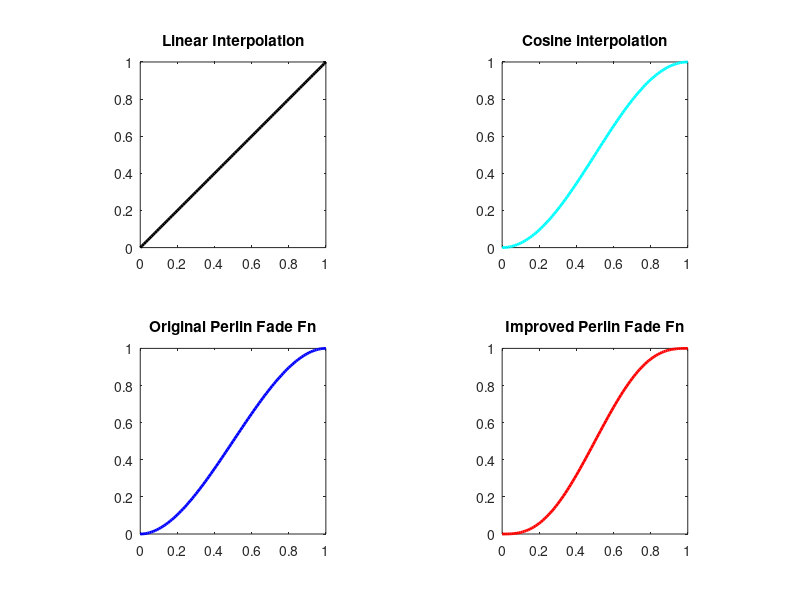
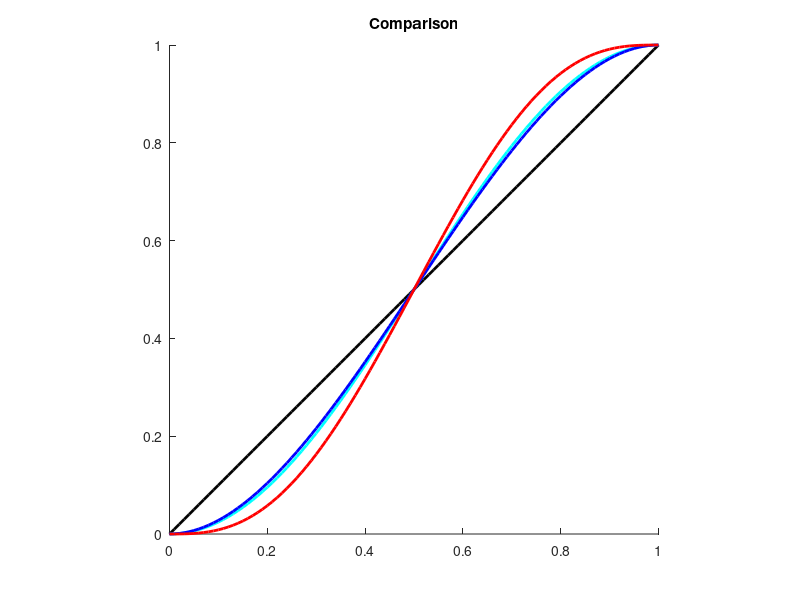

Write MATLAB code to recreate these figures, in order.
x = 0:0.01:1;

y_linearIntepr = x;

y_cosineInterp = (1 - cos(x.*pi)) * 0.5;
% 3x2-2x3 (0<x<1)
y_perlinFadeOriginal = (3 * x.^2) -  (2 * x.^3);
% 6t5-15t4+10t3
y_perlinFadeImproved = (6 * x.^5) -  (15 * x.^4) +  (10 * x.^3);


%figure;
%plot(x, y_perlinFadeOriginal, 'r', 'linewidth', 3); title('Perlin Fade Function'); axis square;


figure;
subplot(2,2,1); plot(x, y_linearIntepr, 'k', 'linewidth', 2); title('Linear Interpolation'); axis square;
subplot(2,2,2); plot(x, y_cosineInterp, 'c', 'linewidth', 2); title('Cosine interpolation'); axis square;
subplot(2,2,3); plot(x, y_perlinFadeOriginal, 'b', 'linewidth', 2); title('Original Perlin Fade Fn'); axis square;
subplot(2,2,4); plot(x, y_perlinFadeImproved, 'r', 'linewidth', 2); title('Improved Perlin Fade Fn'); axis square;


figure; hold on;
plot(x, y_linearIntepr, 'k', 'linewidth', 2);
plot(x, y_cosineInterp, 'c', 'linewidth', 2);
plot(x, y_perlinFadeOriginal, 'b', 'linewidth', 2);
plot(x, y_perlinFadeImproved, 'r', 'linewidth', 2);
title('Comparison'); axis square;

hold off;




